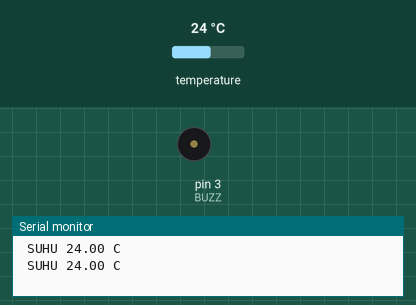
A sketch run on a simulated Arduino Uno, built with avr-gcc and run on an emulated ATmega328P. Parts: buzzer (waves = sounding, pin HIGH), the last lines printed to the serial monitor. The test bench sets the inputs (shaded band); at power-on: temperature 24 °C.

Above: at 2.3 s.
2.4 s: temperature set to 29.5 °C
4.2 s: temperature set to 30.4 °C
At 4.65 s:
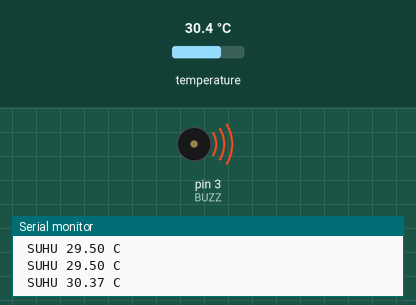
7.8 s: temperature set to 12 °C
At 8.4 s:
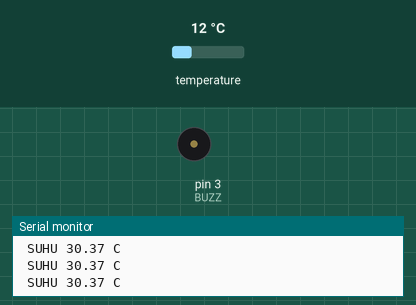
9.3 s: temperature set to 33 °C
At 10.7 s:
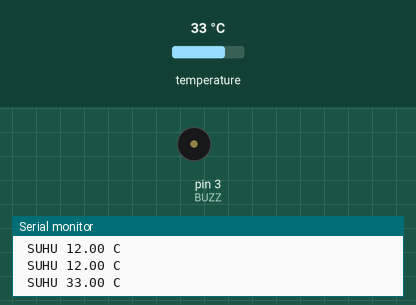
Timing chart, 0 to 13.9 s (numbered marks = the images above; inputs shaded):
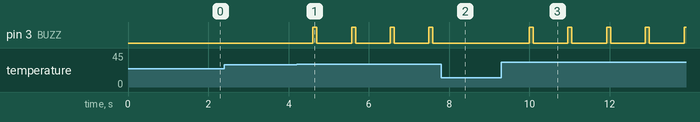

Measured:
- the behaviour switches between 29.9 and 30 °C on temperature (found by bisection; images 0 and 1)
- after the input at 4.2 s, pin 3 (BUZZ): alternates HIGH for 0.10 s and LOW for 0.86 s, starting after 0.40 s
- after the input at 7.8 s, pin 3 (BUZZ): stays LOW (without the input it goes to HIGH after 0.66 s)
- after the input at 9.3 s, pin 3 (BUZZ): alternates HIGH for 0.10 s and LOW for 0.86 s, starting after 0.69 s

The sketch:

2._DTS.ino
```cpp
#include<OneWire.h>
#include<DallasTemperature.h>

//INISIALISASI
int sensorSuhu =2;
int BUZZ = 3;
OneWire oneWire(sensorSuhu);
DallasTemperature sensors(&oneWire);

void setup() {
  Serial.begin(9600);
  sensors.begin ();
  pinMode (BUZZ,OUTPUT);

}

void loop() {
  // BACA PROGRAM
  sensors.requestTemperatures();
  float bacaSuhu = sensors.getTempCByIndex(0);

  //PRINT SERIAL
  Serial.print(" SUHU ");
  Serial.print(bacaSuhu);
  Serial.print(" C ");
  Serial.println();

  if(bacaSuhu>=30){
  digitalWrite(BUZZ,HIGH);
  delay(100);
  digitalWrite(BUZZ,LOW);
  delay(100);
}
  else{
}
}
```
